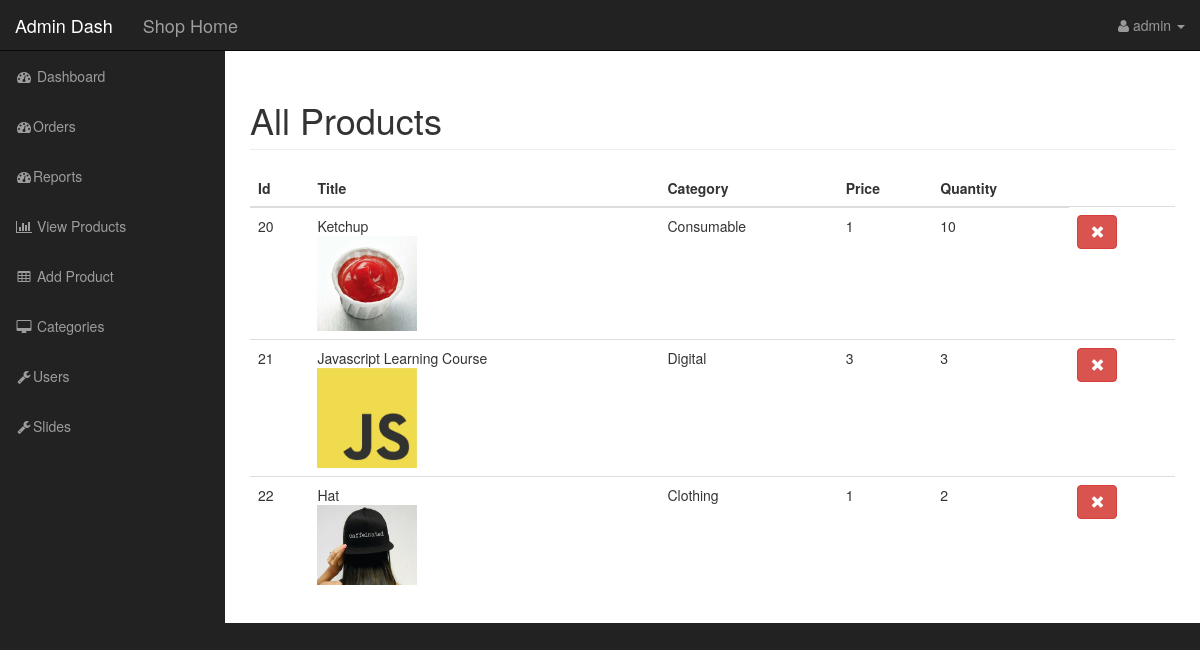
The page /admin/index.php?products (signed in) on the database its author committed.
### tables this page shows
CREATE TABLE IF NOT EXISTS `products` (
  `product_id` int(11) NOT NULL AUTO_INCREMENT,
  `product_title` varchar(255) NOT NULL,
  `product_category_id` int(11) NOT NULL,
  `product_price` float NOT NULL,
  `product_quantity` int(11) NOT NULL,
  `product_description` text NOT NULL,
  `short_desc` text NOT NULL,
  `product_image` varchar(255) NOT NULL,
  PRIMARY KEY (`product_id`)
);

CREATE TABLE IF NOT EXISTS `categories` (
  `cat_id` int(11) NOT NULL AUTO_INCREMENT,
  `cat_title` varchar(255) NOT NULL,
  PRIMARY KEY (`cat_id`)
);

### resources/functions.php (the view, shortened to what this page needs)
<?php
$upload_directory = "uploads";
function query($sql) {
    global $connection;
    return mysqli_query($connection, $sql);
}
function fetch_array($result){
    return mysqli_fetch_array($result);
}
function display_image($picture) {
    global $upload_directory;
    return $upload_directory  . DS . $picture;
}
function get_products_in_admin(){
    $query = query(" SELECT * FROM products");
    while($row = fetch_array($query)) {
        $category = show_product_category_title($row['product_category_id']);
        $product_image = display_image($row['product_image']);
        $product = <<<DELIMETER
        <tr>
            <td>{$row['product_id']}</td>
            <td>{$row['product_title']}<br>
        <a href="index.php?edit_product&id={$row['product_id']}"><img width='100' src="../../resources/{$product_image}" alt=""></a>
            </td>
            <td>{$category}</td>
            <td>{$row['product_price']}</td>
            <td>{$row['product_quantity']}</td>
             <td><a class="btn btn-danger" href="../../resources/templates/back/delete_product.php?id={$row['product_id']}"><span class="glyphicon glyphicon-remove"></span></a></td>
        </tr>
DELIMETER;
        echo $product;
        }
}
function show_product_category_title($product_category_id){
    $category_query = query("SELECT * FROM categories WHERE cat_id = '{$product_category_id}' ");
    while($category_row = fetch_array($category_query)) {
        return $category_row['cat_title'];
    }
}
?>

### public/admin/css/sb-admin.css (style rules this page uses)
body { margin-top: 100px; background-color: #222; }
@media (min-width:768px) { body { margin-top: 50px; } }

### rows shown on the page
products: product_id "20", product_title "Ketchup", product_image (picture), product_category.cat_title "Consumable", product_price "1", product_quantity "10"
products: product_id "21", product_title "Javascript Learning Course", product_image (picture), product_category.cat_title "Digital", product_price "3", product_quantity "3"
products: product_id "22", product_title "Hat", product_image (picture), product_category.cat_title "Clothing", product_price "1", product_quantity "2"

### other values the page prints
$_SESSION['username'] "admin"
